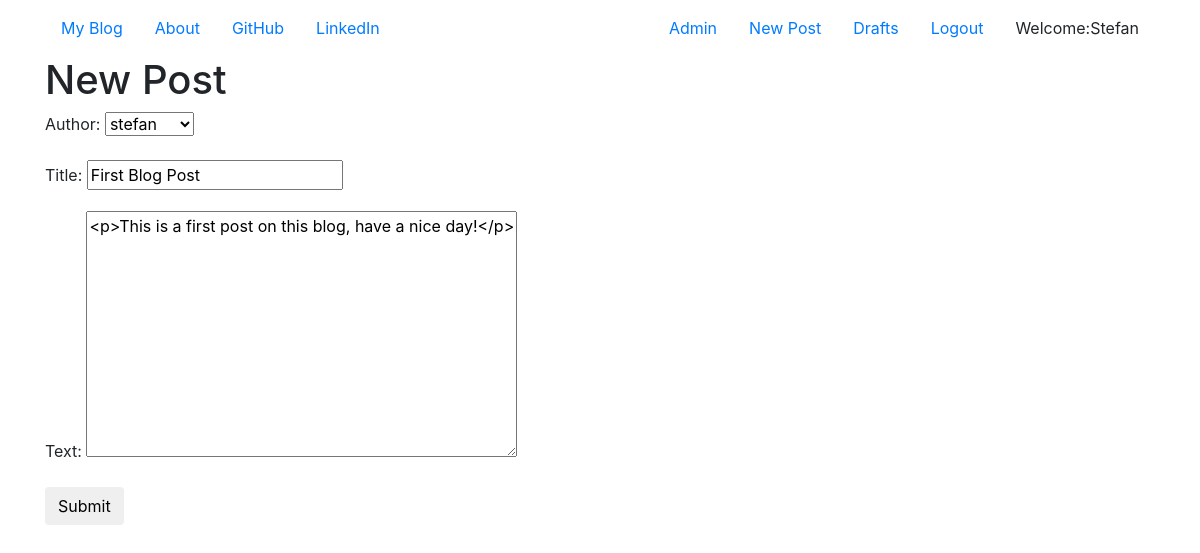
The app's page /post/update/3 (signed in) with its own data.
### blog/models.py (models this page shows, shortened)
class Post(models.Model):
    author = models.ForeignKey('auth.User')
    title = models.CharField(max_length=200)
    text = models.TextField()
    created_date = models.DateTimeField(default=now)
    published = models.DateTimeField(blank=True, null=True)

### blog/views.py (the view)
class UpdatePostView(LoginRequiredMixin, UpdateView):
    login_url = '/login/'
    redirect_field_name = 'blog/post_detail.html'
    form_class = PostForm
    model = Post

### blog/froms.py
class PostForm(forms.ModelForm):
    class Meta:
        model = Post
        fields = ('author','title','text')
        widgets = {
            'tittle': forms.TextInput(attrs={'class':'textinputclass'}),
            'text': forms.Textarea(attrs={'class':'editable medium-editor-textarea post_content'}),
        }

### blog/templates/blog/post_form.html (shortened to what this page needs)
{% extends 'base.html' %}
{% block body %}
    <h1>New Post</h1>
    <form class="post-form" method="post">
        {{ form.as_p }}
        <input class="btn btn-default" type="submit" value="Submit">
    </form>
{% endblock %}

### blog/templates/blog/base.html (shortened to what this page needs)
<!DOCTYPE html>
{% load staticfiles %}
<html lang="en">
<head>
    <link rel="stylesheet" href="https://maxcdn.bootstrapcdn.com/bootstrap/4.0.0-beta/css/bootstrap.min.css">
    <link rel="stylesheet" href="//cdn.jsdelivr.net/medium-editor/latest/css/medium-editor.min.css" type="text/css" media="screen" charset="utf-8">
    <link rel="stylesheet" href="{% static 'css/blog.css' %}">
</head>
<body>
<nav class="navbar">
    <div class="container">
        <ul class="nav justify-content-left">
            <li class="nav-item">
                <a class="nav-link" href="{% url 'post_list' %}">My Blog</a>
            </li>
            <li class="nav-item">
                <a class="nav-link" href="{% url 'about' %}">About</a>
            </li>
            <li class="nav-item">
                <a class="nav-link" href="https://www.github.com">GitHub</a>
            </li>
            <li class="nav-item">
               <a class="nav-link" href="https://www.linkedin.com">LinkedIn</a>
            </li>
        </ul>
        <ul class="nav justify-content-end">
            {% if user.is_authenticated %}
                <li class="nav-item">
                    <a class="nav-link" href="{% url 'admin:index' %}">Admin</a>
                </li>
                <li class="nav-item">
                    <a class="nav-link" href="{% url 'post_new' %}">New Post</a>
                </li>
                <li class="nav-item">
                    <a class="nav-link" href="{% url 'drafts' %}">Drafts</a>
                </li>
                <li class="nav-item">
                    <a class="nav-link" href="{% url 'logout' %}">Logout</a>
                </li>
                <li class="nav-item">
                    <a class="nav-link">Welcome:{{ user.username|title }}</a>
                </li>
            {% else %}
                <li class="nav-item">
                    <a class="nav-link" href="{% url 'login' %}">Login</a>
                </li>
            {% endif %}
        </ul>
    </div>
</nav>
<div class="content container">
    {% block body %}
    {% endblock %}
</div>
</body>
</html>

### records on screen
Post: author "stefan", title "First Blog Post", text "<p>This is a first post on this blog, have a nice day!</p>"

### other values on screen
{{ user.username|title }} "Stefan"
